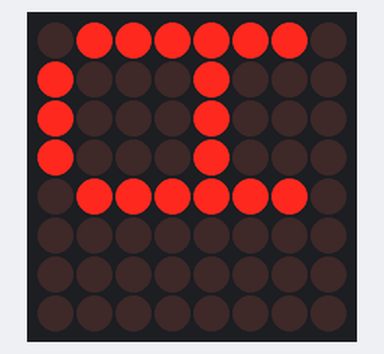
A sketch run on a simulated Arduino Uno, built with avr-gcc and run on an emulated ATmega328P. Parts: 8×8 LED matrix.

Above: at 0.05 s.
At 9.79 s:
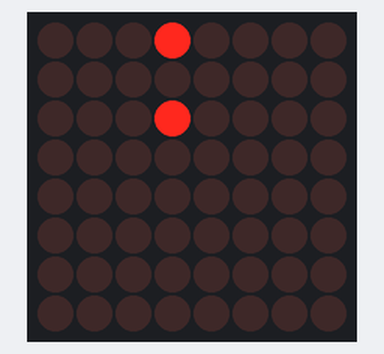
At 15.51 s:
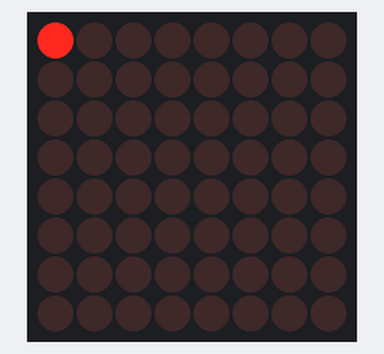
At 19.51 s:
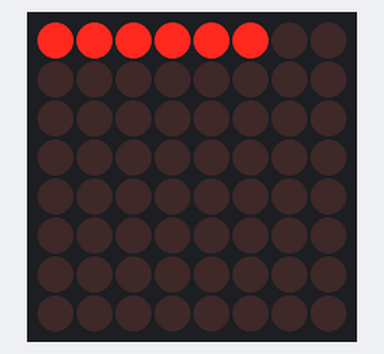
At 29.73 s:
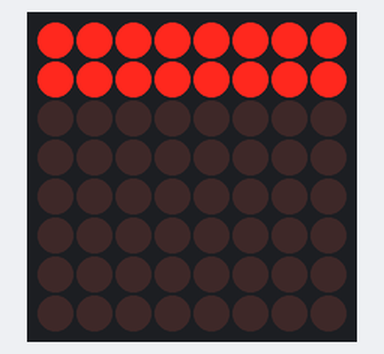
At 38.94 s:
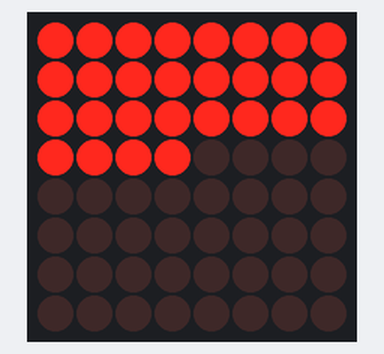

The sketch:

Bolum17DotMatrix.ino
```cpp
#include "LedControl.h"


LedControl lc=LedControl(12,11,10,1);


unsigned long delaytime=100;

void setup() {

  lc.shutdown(0,false);

  lc.setIntensity(0,8);

  lc.clearDisplay(0);
}


void writeArduinoOnMatrix() {

  byte a[5]={B01111110,B10001000,B10001000,B10001000,B01111110};
  byte r[5]={B00111110,B00010000,B00100000,B00100000,B00010000};
  byte d[5]={B00011100,B00100010,B00100010,B00010010,B11111110};
  byte u[5]={B00111100,B00000010,B00000010,B00000100,B00111110};
  byte i[5]={B00000000,B00100010,B10111110,B00000010,B00000000};
  byte n[5]={B00111110,B00010000,B00100000,B00100000,B00011110};
  byte o[5]={B00011100,B00100010,B00100010,B00100010,B00011100};


  lc.setRow(0,0,a[0]);
  lc.setRow(0,1,a[1]);
  lc.setRow(0,2,a[2]);
  lc.setRow(0,3,a[3]);
  lc.setRow(0,4,a[4]);
  delay(delaytime);
  lc.setRow(0,0,r[0]);
  lc.setRow(0,1,r[1]);
  lc.setRow(0,2,r[2]);
  lc.setRow(0,3,r[3]);
  lc.setRow(0,4,r[4]);
  delay(delaytime);
  lc.setRow(0,0,d[0]);
  lc.setRow(0,1,d[1]);
  lc.setRow(0,2,d[2]);
  lc.setRow(0,3,d[3]);
  lc.setRow(0,4,d[4]);
  delay(delaytime);
  lc.setRow(0,0,u[0]);
  lc.setRow(0,1,u[1]);
  lc.setRow(0,2,u[2]);
  lc.setRow(0,3,u[3]);
  lc.setRow(0,4,u[4]);
  delay(delaytime);
  lc.setRow(0,0,i[0]);
  lc.setRow(0,1,i[1]);
  lc.setRow(0,2,i[2]);
  lc.setRow(0,3,i[3]);
  lc.setRow(0,4,i[4]);
  delay(delaytime);
  lc.setRow(0,0,n[0]);
  lc.setRow(0,1,n[1]);
  lc.setRow(0,2,n[2]);
  lc.setRow(0,3,n[3]);
  lc.setRow(0,4,n[4]);
  delay(delaytime);
  lc.setRow(0,0,o[0]);
  lc.setRow(0,1,o[1]);
  lc.setRow(0,2,o[2]);
  lc.setRow(0,3,o[3]);
  lc.setRow(0,4,o[4]);
  delay(delaytime);
  lc.setRow(0,0,0);
  lc.setRow(0,1,0);
  lc.setRow(0,2,0);
  lc.setRow(0,3,0);
  lc.setRow(0,4,0);
  delay(delaytime);
}


void rows() {
  for(int row=0;row<8;row++) {
    delay(delaytime);
    lc.setRow(0,row,B10100000);
    delay(delaytime);
    lc.setRow(0,row,(byte)0);
    for(int i=0;i<row;i++) {
      delay(delaytime);
      lc.setRow(0,row,B10100000);
      delay(delaytime);
      lc.setRow(0,row,(byte)0);
    }
  }
}


void columns() {
  for(int col=0;col<8;col++) {
    delay(delaytime);
    lc.setColumn(0,col,B10100000);
    delay(delaytime);
    lc.setColumn(0,col,(byte)0);
    for(int i=0;i<col;i++) {
      delay(delaytime);
      lc.setColumn(0,col,B10100000);
      delay(delaytime);
      lc.setColumn(0,col,(byte)0);
    }
  }
}


void single() {
  for(int row=0;row<8;row++) {
    for(int col=0;col<8;col++) {
      delay(delaytime);
      lc.setLed(0,row,col,true);
      delay(delaytime);
      for(int i=0;i<col;i++) {
        lc.setLed(0,row,col,false);
        delay(delaytime);
        lc.setLed(0,row,col,true);
        delay(delaytime);
      }
    }
  }
}

void loop() {
  writeArduinoOnMatrix();
  rows();
  columns();
  single();
}
```
